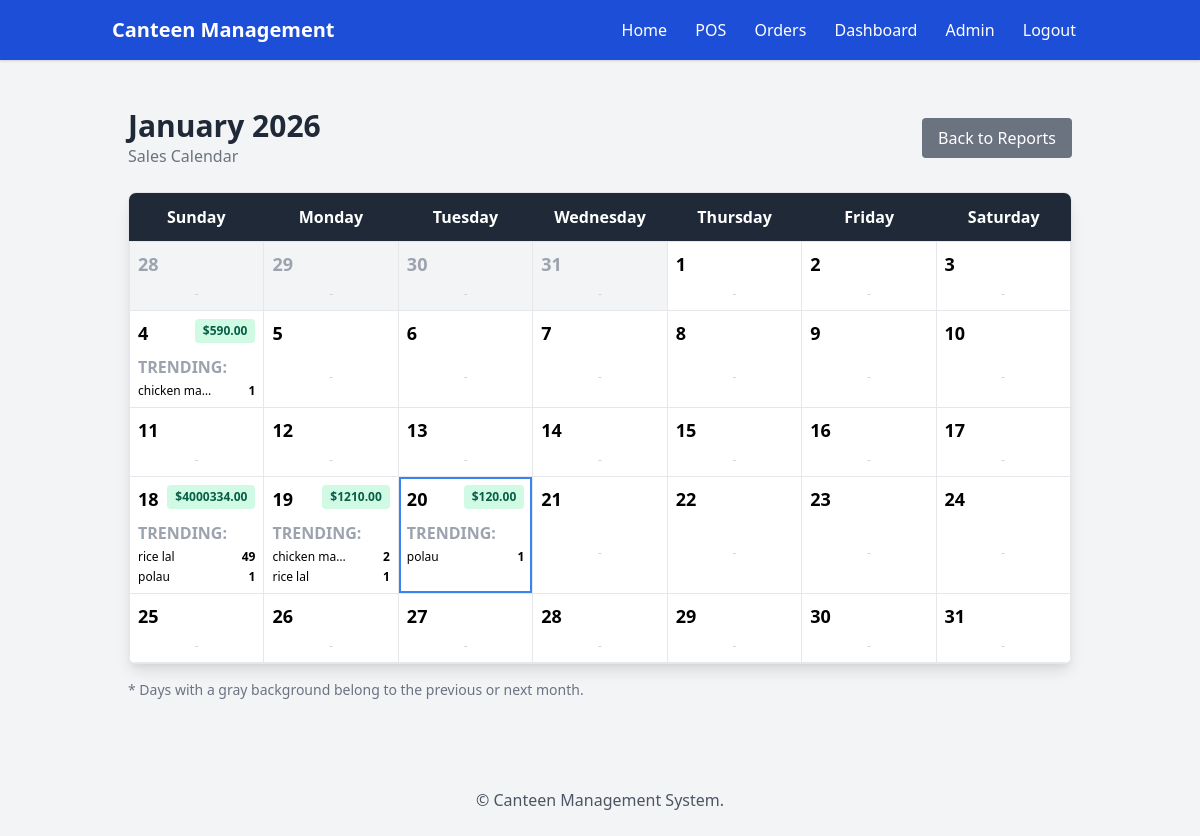
The page /report/monthly-sales/ (signed in) on the database its author committed.
### canteen/models.py (models this page shows, shortened)
class Product(models.Model):
    category = models.ForeignKey(Category, on_delete=models.SET_NULL, null=True, blank=True, related_name='products')
    name = models.CharField(max_length=200)
    description = models.TextField(blank=True)
    price = models.DecimalField(max_digits=9, decimal_places=2)
    image = models.ImageField(upload_to='products/', blank=True, null=True)
    in_stock = models.BooleanField(default=True)
    stock_qty = models.IntegerField(default=0)  # inventory count
    tags = models.CharField(max_length=200, blank=True)  # optional tags
    LOW_STOCK_LIMIT = 5  # threshold for low stock alert

### canteen/views.py (the view)
# urls.py: path('report/monthly-sales/', views.monthly_sales_detail, name='monthly_sales_detail'),
@login_required
def monthly_sales_detail(request):
    today = timezone.localdate()
    year = today.year
    month = today.month
    cal = calendar.Calendar(firstweekday=6)
    weeks = cal.monthdatescalendar(year, month)
    start_date = weeks[0][0]   # First day visible on calendar
    end_date = weeks[-1][-1]   # Last day visible on calendar
    all_orders = Order.objects.filter(
        created_at__date__range=[start_date, end_date],
        is_paid=True,
        cancelled=False
    ).prefetch_related('items__product')
    orders_by_date = {}
    for order in all_orders:
        d = order.created_at.date()
        if d not in orders_by_date:
            orders_by_date[d] = []
        orders_by_date[d].append(order)
    calendar_data = []
    for week in weeks:
        week_data = []
        for d in week:
            is_current_month = (d.month == month)
            day_orders = orders_by_date.get(d, [])
            total_sales = sum(o.total_amount for o in day_orders)
            product_sales = {}
            for o in day_orders:
                for item in o.items.all():
                    name = item.product.name
                    product_sales[name] = product_sales.get(name, 0) + item.quantity
            top_products = sorted(product_sales.items(), key=lambda x: x[1], reverse=True)[:3]
            week_data.append({
                'date_obj': d,
                'day_number': d.day,
                'total_sales': total_sales,
                'top_products': top_products,
                'is_current_month': is_current_month,
                'is_today': (d == today)
            })
        calendar_data.append(week_data)
    context = {
        'month_name': calendar.month_name[month],
        'year': year,
        'calendar_data': calendar_data,
    }
    return render(request, 'canteen/monthly_sales_detail.html', context)

### canteen/templates/canteen/monthly_sales_detail.html (shortened to what this page needs)
{% extends 'canteen/base.html' %}
{% block content %}
<div class="container mx-auto px-4 py-6">
    <div class="flex justify-between items-center mb-6">
        <div>
            <h2 class="text-3xl font-bold text-gray-800">{{ month_name }} {{ year }}</h2>
            <p class="text-gray-500">Sales Calendar</p>
        </div>
        <a href="{% url 'canteen:report' %}" class="bg-gray-500 text-white px-4 py-2 rounded hover:bg-gray-600">
            Back to Reports
        </a>
    </div>
    <div class="bg-white shadow-lg rounded-lg border border-gray-200 overflow-hidden">
        <div class="grid grid-cols-7 bg-gray-800 text-white text-center py-3 font-semibold">
            <div>Sunday</div>
            <div>Monday</div>
            <div>Tuesday</div>
            <div>Wednesday</div>
            <div>Thursday</div>
            <div>Friday</div>
            <div>Saturday</div>
        </div>
        <div class="grid grid-cols-7 border-l border-t border-gray-200">
            {% for week in calendar_data %}
                {% for day in week %}
                    <div class="min-h-[140px] border-r border-b border-gray-200 p-2 flex flex-col relative
                        {% if not day.is_current_month %} bg-gray-100 text-gray-400 {% else %} bg-white {% endif %}
                        {% if day.is_today %} ring-2 ring-inset ring-blue-500 {% endif %}">
                        <div class="flex justify-between items-start mb-2">
                            <span class="font-bold text-lg">{{ day.day_number }}</span>
                            {% if day.total_sales > 0 %}
                                <span class="bg-green-100 text-green-800 text-xs font-bold px-2 py-1 rounded">
                                    ${{ day.total_sales }}
                                </span>
                            {% endif %}
                        </div>
                        <div class="flex-grow overflow-y-auto">
                            {% if day.top_products %}
                                <p class="text-[10px] uppercase font-bold text-gray-400 mb-1">Trending:</p>
                                <ul class="space-y-1">
                                    {% for name, qty in day.top_products %}
                                    <li class="flex justify-between text-xs">
                                        <span class="truncate w-2/3" title="{{ name }}">{{ name }}</span>
                                        <span class="font-semibold">{{ qty }}</span>
                                    </li>
                                    {% endfor %}
                                </ul>
                            {% else %}
                                <div class="h-full flex items-center justify-center">
                                    <span class="text-xs text-gray-300">-</span>
                                </div>
                            {% endif %}
                        </div>
                    </div>
                {% endfor %}
            {% endfor %}
        </div>
    </div>
    <div class="mt-4 text-sm text-gray-500">
        * Days with a gray background belong to the previous or next month.
    </div>
</div>
{% endblock %}

### rows shown on the page
Product: top_products "chicken ma…" "chicken ma…"
Product: top_products "rice lal" "rice lal"
Product: top_products "polau" "polau"

### other values the page prints
{{ month_name }} "January"
{{ year }} "2026"
{{ day.day_number }} "28" "29" "30" "31" "1" "2" "3" "4" "5" "6" "7" "8" "9" "10" "11" "12" "13" "14" "15" "16" "17" "18" "19" "20" "21" "22" "23" "24" "25" "26" "27" "28" "29" "30" "31"
{{ day.total_sales }} "590.00" "4000334.00" "1210.00" "120.00"
{{ qty }} "1" "49" "1" "2" "1" "1"
